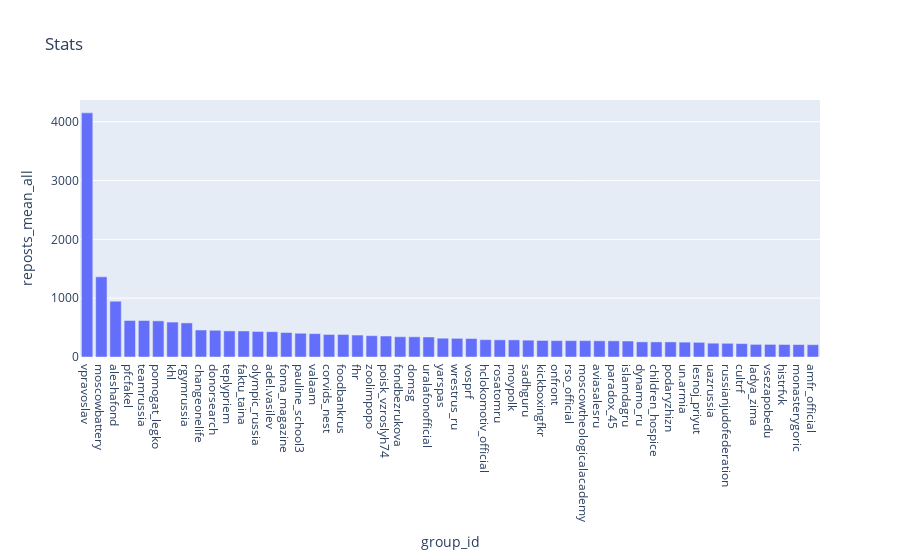

The notebook cell this image was saved under:
### Code cell
fig = px.bar(ngo_vks[ngo_vks["reposts_mean_all"] > 200], x="group_id", y="reposts_mean_all", title="Stats")
fig.update_layout(barmode='stack', xaxis={'categoryorder':'total descending'})
fig.show()

### Figure 1 — Plotly figure (JSON) as saved in the notebook; plotly's stock layout.template omitted (floating-point values rounded to 4 significant figures)
{"data": [{"alignmentgroup": "True", "hovertemplate": "group_id=%{x}<br>reposts_mean_all=%{y}<extra></extra>", "legendgroup": "", "marker": {"color": "#636efa"}, "name": "", "offsetgroup": "", "orientation": "v", "showlegend": false, "textposition": "auto", "type": "bar", "x": ["adel.vasilev", "aleshafond", "amfr_official", "aviasalesru", "changeonelife", "children_hospice", "corvids_nest", "cultrf", "domsg", "donorsearch", "dynamo_ru", "faktu_taina", "fhr", "foma_magazine", "fondbezrukova", "foodbankrus", "hclokomotiv_official", "histrfvk", "islamdagru", "khl", "kickboxingfkr", "ladya_zima", "lesnoj_priyut", "monasterygoric", "moscowbattery", "moscowtheologicalacademy", "moypolk", "olympic_russia", "onfront", "paradox_45", "pauline_school3", "pfcfakel", "podaryzhizn", "poisk_vzroslyh74", "pomogat_legko", "rgymrussia", "rosatomru", "rso_official", "russianjudofederation", "sadhguru", "teamrussia", "teplypriem", "uazrussia", "un.armia", "uralafonofficial", "valaam", "vosprf", "vpravoslav", "vsezapobedu", "wrestrus_ru", "yarspas", "zoolimpopo"], "xaxis": "x", "y": [430, 948.0, 209.5, 275.2, 458.9, 256.8, 383.6, 227.9, 343.6, 454.3, 257.4, 442.4, 373.1, 416.5, 344.8, 383.2, 294.7, 212.7, 271.7, 593.8, 281.4, 214.6, 249.4, 211.2, 1363.0, 278.2, 290.9, 433.8, 278.6, 274.9, 403.9, 620.8, 256.4, 356.8, 614.1, 579.2, 291.7, 278.4, 232.8, 286.5, 620.4, 443.4, 235, 252.8, 340.3, 396.9, 314.2, 4150.0, 214.3, 317.1, 319.4, 362.2], "yaxis": "y"}], "layout": {"barmode": "stack", "legend": {"tracegroupgap": 0}, "title": {"text": "Stats"}, "xaxis": {"anchor": "y", "categoryorder": "total descending", "domain": [0, 1], "title": {"text": "group_id"}}, "yaxis": {"anchor": "x", "domain": [0, 1], "title": {"text": "reposts_mean_all"}}}}
